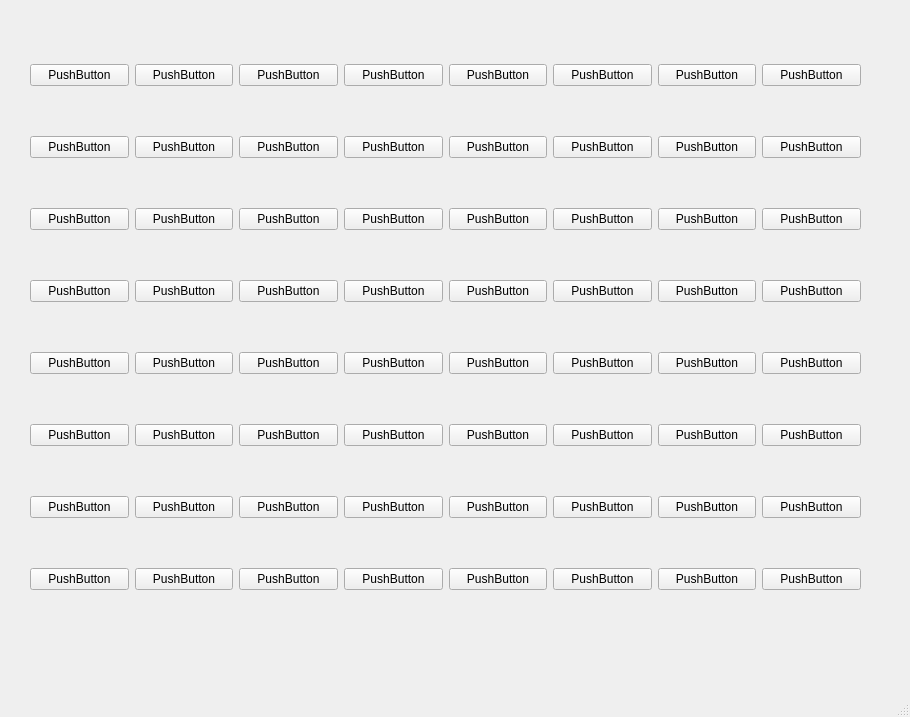
<?xml version="1.0" encoding="UTF-8"?>
<ui version="4.0">
 <class>MainWindow</class>
 <widget class="QMainWindow" name="MainWindow">
  <property name="geometry">
   <rect>
    <x>0</x>
    <y>0</y>
    <width>910</width>
    <height>717</height>
   </rect>
  </property>
  <property name="windowTitle">
   <string>MainWindow</string>
  </property>
  <widget class="QWidget" name="centralwidget">
   <widget class="QWidget" name="gridLayoutWidget">
    <property name="geometry">
     <rect>
      <x>30</x>
      <y>20</y>
      <width>831</width>
      <height>621</height>
     </rect>
    </property>
    <layout class="QGridLayout" name="gridLayout">
     <item row="4" column="4">
      <widget class="QPushButton" name="pushButton_50">
       <property name="text">
        <string>PushButton</string>
       </property>
      </widget>
     </item>
     <item row="0" column="2">
      <widget class="QPushButton" name="pushButton_3">
       <property name="text">
        <string>PushButton</string>
       </property>
      </widget>
     </item>
     <item row="5" column="3">
      <widget class="QPushButton" name="pushButton_54">
       <property name="text">
        <string>PushButton</string>
       </property>
      </widget>
     </item>
     <item row="0" column="0">
      <widget class="QPushButton" name="pushButton">
       <property name="text">
        <string>PushButton</string>
       </property>
      </widget>
     </item>
     <item row="7" column="1">
      <widget class="QPushButton" name="pushButton_17">
       <property name="text">
        <string>PushButton</string>
       </property>
      </widget>
     </item>
     <item row="3" column="1">
      <widget class="QPushButton" name="pushButton_21">
       <property name="text">
        <string>PushButton</string>
       </property>
      </widget>
     </item>
     <item row="0" column="6">
      <widget class="QPushButton" name="pushButton_7">
       <property name="text">
        <string>PushButton</string>
       </property>
      </widget>
     </item>
     <item row="1" column="3">
      <widget class="QPushButton" name="pushButton_34">
       <property name="text">
        <string>PushButton</string>
       </property>
      </widget>
     </item>
     <item row="1" column="7">
      <widget class="QPushButton" name="pushButton_38">
       <property name="text">
        <string>PushButton</string>
       </property>
      </widget>
     </item>
     <item row="5" column="1">
      <widget class="QPushButton" name="pushButton_19">
       <property name="text">
        <string>PushButton</string>
       </property>
      </widget>
     </item>
     <item row="2" column="7">
      <widget class="QPushButton" name="pushButton_43">
       <property name="text">
        <string>PushButton</string>
       </property>
      </widget>
     </item>
     <item row="6" column="6">
      <widget class="QPushButton" name="pushButton_59">
       <property name="text">
        <string>PushButton</string>
       </property>
      </widget>
     </item>
     <item row="0" column="3">
      <widget class="QPushButton" name="pushButton_4">
       <property name="text">
        <string>PushButton</string>
       </property>
      </widget>
     </item>
     <item row="7" column="5">
      <widget class="QPushButton" name="pushButton_62">
       <property name="text">
        <string>PushButton</string>
       </property>
      </widget>
     </item>
     <item row="5" column="6">
      <widget class="QPushButton" name="pushButton_57">
       <property name="text">
        <string>PushButton</string>
       </property>
      </widget>
     </item>
     <item row="0" column="4">
      <widget class="QPushButton" name="pushButton_5">
       <property name="text">
        <string>PushButton</string>
       </property>
      </widget>
     </item>
     <item row="0" column="7">
      <widget class="QPushButton" name="pushButton_8">
       <property name="text">
        <string>PushButton</string>
       </property>
      </widget>
     </item>
     <item row="4" column="7">
      <widget class="QPushButton" name="pushButton_53">
       <property name="text">
        <string>PushButton</string>
       </property>
      </widget>
     </item>
     <item row="4" column="0">
      <widget class="QPushButton" name="pushButton_9">
       <property name="text">
        <string>PushButton</string>
       </property>
      </widget>
     </item>
     <item row="7" column="3">
      <widget class="QPushButton" name="pushButton_60">
       <property name="text">
        <string>PushButton</string>
       </property>
      </widget>
     </item>
     <item row="5" column="4">
      <widget class="QPushButton" name="pushButton_55">
       <property name="text">
        <string>PushButton</string>
       </property>
      </widget>
     </item>
     <item row="0" column="5">
      <widget class="QPushButton" name="pushButton_6">
       <property name="text">
        <string>PushButton</string>
       </property>
      </widget>
     </item>
     <item row="7" column="7">
      <widget class="QPushButton" name="pushButton_64">
       <property name="text">
        <string>PushButton</string>
       </property>
      </widget>
     </item>
     <item row="1" column="2">
      <widget class="QPushButton" name="pushButton_31">
       <property name="text">
        <string>PushButton</string>
       </property>
      </widget>
     </item>
     <item row="7" column="2">
      <widget class="QPushButton" name="pushButton_25">
       <property name="text">
        <string>PushButton</string>
       </property>
      </widget>
     </item>
     <item row="3" column="0">
      <widget class="QPushButton" name="pushButton_13">
       <property name="text">
        <string>PushButton</string>
       </property>
      </widget>
     </item>
     <item row="5" column="7">
      <widget class="QPushButton" name="pushButton_58">
       <property name="text">
        <string>PushButton</string>
       </property>
      </widget>
     </item>
     <item row="6" column="4">
      <widget class="QPushButton" name="pushButton_24">
       <property name="text">
        <string>PushButton</string>
       </property>
      </widget>
     </item>
     <item row="6" column="1">
      <widget class="QPushButton" name="pushButton_18">
       <property name="text">
        <string>PushButton</string>
       </property>
      </widget>
     </item>
     <item row="5" column="0">
      <widget class="QPushButton" name="pushButton_14">
       <property name="text">
        <string>PushButton</string>
       </property>
      </widget>
     </item>
     <item row="3" column="6">
      <widget class="QPushButton" name="pushButton_47">
       <property name="text">
        <string>PushButton</string>
       </property>
      </widget>
     </item>
     <item row="2" column="4">
      <widget class="QPushButton" name="pushButton_40">
       <property name="text">
        <string>PushButton</string>
       </property>
      </widget>
     </item>
     <item row="5" column="5">
      <widget class="QPushButton" name="pushButton_56">
       <property name="text">
        <string>PushButton</string>
       </property>
      </widget>
     </item>
     <item row="6" column="7">
      <widget class="QPushButton" name="pushButton_32">
       <property name="text">
        <string>PushButton</string>
       </property>
      </widget>
     </item>
     <item row="7" column="4">
      <widget class="QPushButton" name="pushButton_61">
       <property name="text">
        <string>PushButton</string>
       </property>
      </widget>
     </item>
     <item row="6" column="3">
      <widget class="QPushButton" name="pushButton_16">
       <property name="text">
        <string>PushButton</string>
       </property>
      </widget>
     </item>
     <item row="3" column="5">
      <widget class="QPushButton" name="pushButton_46">
       <property name="text">
        <string>PushButton</string>
       </property>
      </widget>
     </item>
     <item row="1" column="4">
      <widget class="QPushButton" name="pushButton_35">
       <property name="text">
        <string>PushButton</string>
       </property>
      </widget>
     </item>
     <item row="4" column="1">
      <widget class="QPushButton" name="pushButton_20">
       <property name="text">
        <string>PushButton</string>
       </property>
      </widget>
     </item>
     <item row="2" column="6">
      <widget class="QPushButton" name="pushButton_42">
       <property name="text">
        <string>PushButton</string>
       </property>
      </widget>
     </item>
     <item row="2" column="2">
      <widget class="QPushButton" name="pushButton_30">
       <property name="text">
        <string>PushButton</string>
       </property>
      </widget>
     </item>
     <item row="2" column="1">
      <widget class="QPushButton" name="pushButton_22">
       <property name="text">
        <string>PushButton</string>
       </property>
      </widget>
     </item>
     <item row="2" column="0">
      <widget class="QPushButton" name="pushButton_15">
       <property name="text">
        <string>PushButton</string>
       </property>
      </widget>
     </item>
     <item row="1" column="5">
      <widget class="QPushButton" name="pushButton_36">
       <property name="text">
        <string>PushButton</string>
       </property>
      </widget>
     </item>
     <item row="7" column="6">
      <widget class="QPushButton" name="pushButton_63">
       <property name="text">
        <string>PushButton</string>
       </property>
      </widget>
     </item>
     <item row="4" column="2">
      <widget class="QPushButton" name="pushButton_28">
       <property name="text">
        <string>PushButton</string>
       </property>
      </widget>
     </item>
     <item row="4" column="3">
      <widget class="QPushButton" name="pushButton_49">
       <property name="text">
        <string>PushButton</string>
       </property>
      </widget>
     </item>
     <item row="0" column="1">
      <widget class="QPushButton" name="pushButton_2">
       <property name="text">
        <string>PushButton</string>
       </property>
      </widget>
     </item>
     <item row="1" column="6">
      <widget class="QPushButton" name="pushButton_37">
       <property name="text">
        <string>PushButton</string>
       </property>
      </widget>
     </item>
     <item row="5" column="2">
      <widget class="QPushButton" name="pushButton_27">
       <property name="text">
        <string>PushButton</string>
       </property>
      </widget>
     </item>
     <item row="7" column="0">
      <widget class="QPushButton" name="pushButton_10">
       <property name="text">
        <string>PushButton</string>
       </property>
      </widget>
     </item>
     <item row="4" column="5">
      <widget class="QPushButton" name="pushButton_51">
       <property name="text">
        <string>PushButton</string>
       </property>
      </widget>
     </item>
     <item row="6" column="2">
      <widget class="QPushButton" name="pushButton_26">
       <property name="text">
        <string>PushButton</string>
       </property>
      </widget>
     </item>
     <item row="2" column="3">
      <widget class="QPushButton" name="pushButton_39">
       <property name="text">
        <string>PushButton</string>
       </property>
      </widget>
     </item>
     <item row="2" column="5">
      <widget class="QPushButton" name="pushButton_41">
       <property name="text">
        <string>PushButton</string>
       </property>
      </widget>
     </item>
     <item row="1" column="1">
      <widget class="QPushButton" name="pushButton_23">
       <property name="text">
        <string>PushButton</string>
       </property>
      </widget>
     </item>
     <item row="1" column="0">
      <widget class="QPushButton" name="pushButton_11">
       <property name="text">
        <string>PushButton</string>
       </property>
      </widget>
     </item>
     <item row="4" column="6">
      <widget class="QPushButton" name="pushButton_52">
       <property name="text">
        <string>PushButton</string>
       </property>
      </widget>
     </item>
     <item row="6" column="0">
      <widget class="QPushButton" name="pushButton_12">
       <property name="text">
        <string>PushButton</string>
       </property>
      </widget>
     </item>
     <item row="6" column="5">
      <widget class="QPushButton" name="pushButton_33">
       <property name="text">
        <string>PushButton</string>
       </property>
      </widget>
     </item>
     <item row="3" column="3">
      <widget class="QPushButton" name="pushButton_44">
       <property name="text">
        <string>PushButton</string>
       </property>
      </widget>
     </item>
     <item row="3" column="7">
      <widget class="QPushButton" name="pushButton_48">
       <property name="text">
        <string>PushButton</string>
       </property>
      </widget>
     </item>
     <item row="3" column="2">
      <widget class="QPushButton" name="pushButton_29">
       <property name="text">
        <string>PushButton</string>
       </property>
      </widget>
     </item>
     <item row="3" column="4">
      <widget class="QPushButton" name="pushButton_45">
       <property name="text">
        <string>PushButton</string>
       </property>
      </widget>
     </item>
    </layout>
   </widget>
  </widget>
  <widget class="QMenuBar" name="menubar">
   <property name="geometry">
    <rect>
     <x>0</x>
     <y>0</y>
     <width>910</width>
     <height>21</height>
    </rect>
   </property>
  </widget>
  <widget class="QStatusBar" name="statusbar"/>
 </widget>
 <resources/>
 <connections/>
</ui>
